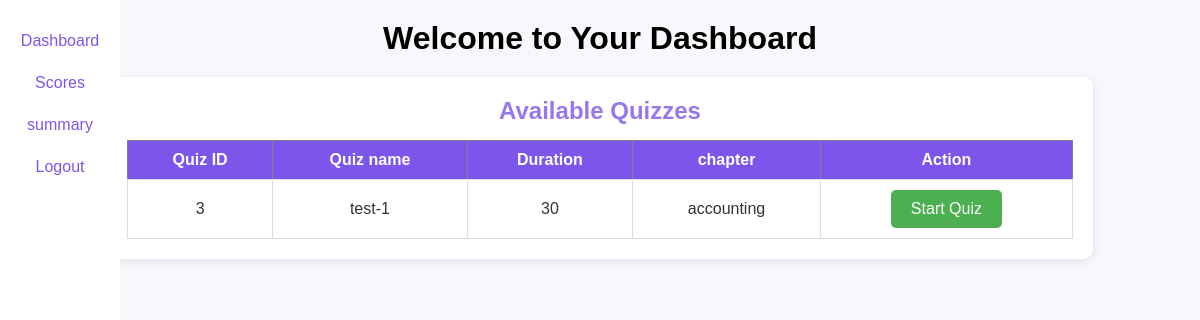
The app's page /dashboard (signed in), older data.
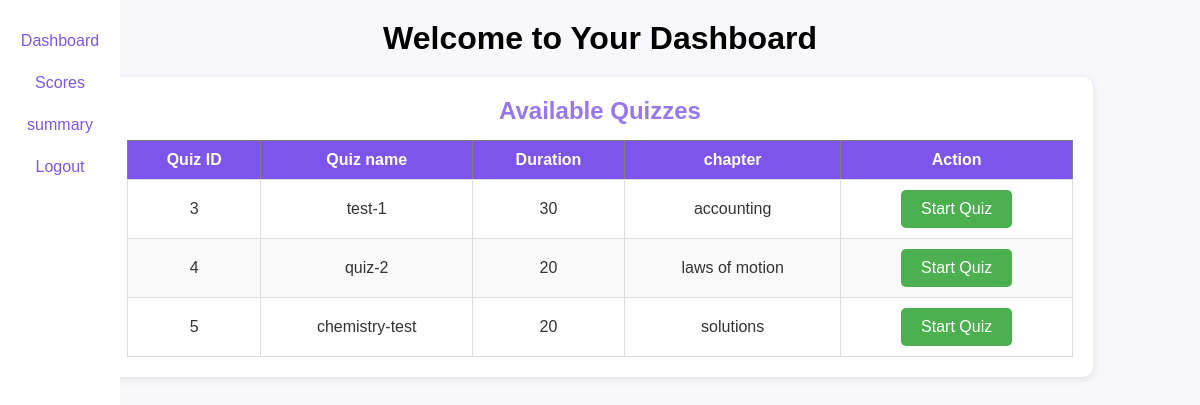
The same page, newer data.
### tables this page shows
CREATE TABLE QUIZES(
    id INTEGER PRIMARY KEY AUTOINCREMENT,
    quiz_name TEXT NOT NULL,
    chapter_id INTEGER NOT NULL,
    date TEXT NOT NULL,
    duration INTEGER NOT NULL,
    FOREIGN KEY(chapter_id) REFERENCES CHAPTERS(id) on DELETE CASCADE ON UPDATE CASCADE
    );

CREATE TABLE CHAPTERS(
    id INTEGER PRIMARY KEY AUTOINCREMENT,
    chapter_name TEXT NOT NULL,
    subject_id INTEGER NOT NULL,
    no_of_question INTEGER NOT NULL,
    FOREIGN KEY(subject_id) REFERENCES SUBJECTS(id) on DELETE CASCADE ON UPDATE CASCADE
    );

### controllers/user.py (the view)
@user_bp.route('/dashboard')
def user_dashboard():
    if 'user_id' not in session:
        return redirect(url_for('auth.login'))
    conn = get_db_connection()
    cursor = conn.cursor()
    cursor.execute('''
        SELECT QUIZES.id, QUIZES.quiz_name, QUIZES.date, QUIZES.duration, CHAPTERS.chapter_name
        FROM QUIZES
        JOIN CHAPTERS ON QUIZES.chapter_id = CHAPTERS.id
    ''')
    quizzes = cursor.fetchall()
    cursor.execute('''
        SELECT scores.id, QUIZES.quiz_name, scores.total_scored
        FROM scores
        JOIN QUIZES ON scores.quiz_id = QUIZES.id
        WHERE scores.user_id = ?
    ''', (session['user_id'],))
    scores = cursor.fetchall()
    conn.close()
    return render_template('user/user_dashboard.html', quizzes=quizzes, scores=scores)

### models/setup_db.py (called while the page is built)
def get_db_connection():
    try:
        conn = sqlite3.connect(DB_PATH)
        conn.execute("PRAGMA foreign_keys = ON;")
        return conn
    except sqlite3.Error as e:
        print(f"❌ Database connection failed: {e}")
        return None

### templates/user/user_dashboard.html (shortened to what this page needs)
<!DOCTYPE html>
<html lang="en">
<head>
    <link rel="stylesheet" href="{{ url_for('static', filename='user_home.css') }}">
</head>
<body>
    <nav class="nav">
        <div class="nav-left">
            <a href="{{ url_for('user.user_dashboard') }}"><button class="nav-button">Dashboard</button></a>
            <a href="{{ url_for('user.user_scores') }}"><button class="nav-button">Scores</button></a>
            <a href="{{ url_for('user.user_summary') }}"><button class="nav-button">summary</button></a>
            <a href="{{ url_for('auth.logout') }}"><button class="nav-button">Logout</button></a>
        </div>
    </nav>
    <h1>Welcome to Your Dashboard</h1>
    <div class="container">
        <h2>Available Quizzes</h2>
        <table border="1">
            <thead>
                <tr>
                    <th>Quiz ID</th>
                    <th>Quiz name</th>
                    <th>Duration</th>
                    <th>chapter</th>
                    <th>Action</th>
                </tr>
            </thead>
            <tbody>
                {% for quiz in quizzes %}
                <tr>
                    <td>{{ quiz[0] }}</td>
                    <td>{{ quiz[1] }}</td>
                    <td>{{ quiz[3] }}</td>
                    <td>{{ quiz[4] }}</td>
                    <td>
                        <a href="{{ url_for('user.quiz_attempt', quiz_id=quiz[0]) }}">
                            <button class="quiz_start"
                                style="background-color: #4CAF50; color: white; padding: 10px 20px; border: none; border-radius: 5px; cursor: pointer;">
                                Start Quiz
                            </button>
                        </a>
                    </td>
                </tr>
                {% else %}
                <tr>
                    <td colspan="5">No quizzes available.</td>
                </tr>
                {% endfor %}
            </tbody>
        </table>
    </div>
</body>
</html>

Row changes from the older to the newer data that the page shows:
added QUIZES: id "4", quiz_name "quiz-2", duration "20", chapter_name "laws of motion"
added QUIZES: id "5", quiz_name "chemistry-test", duration "20", chapter_name "solutions"
